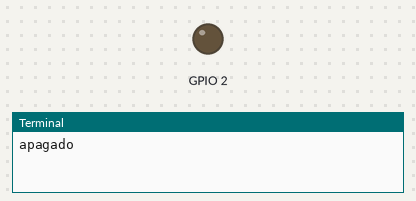
Recording of a program running on a simulated Raspberry Pi (BCM pin numbers). Parts: output pins drawn as LEDs (lit = HIGH), the last lines printed to the terminal. At 7.0 s the program stops and its outputs stay as they are.

Above: at 0.1 s.
At 5.1 s:
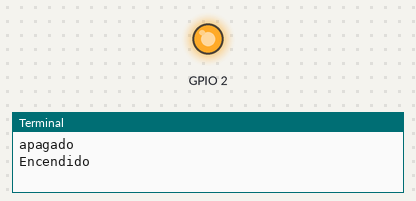
Timing chart, 0 to 8.5 s (numbered marks = the images above):
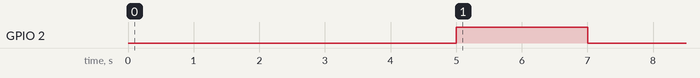

Measured:
- by itself, GPIO 2: LOW → HIGH at 5.0 s, → LOW 2.0 s later

The program:

1-encender_led.py
```python
from time import sleep
# Se importa la libreria
import RPi.GPIO as GPIO
# Se establece el modo de los pines
GPIO.setmode(GPIO.BCM)
#Configuración del pin a programar
GPIO.setup(2, GPIO.OUT)
# APAGAMOS EL LED
GPIO.output(2,GPIO.LOW)
print("apagado")
sleep(5)
GPIO.output(2, GPIO.HIGH)
print("Encendido")
sleep(2)
GPIO.output(2, GPIO.LOW)
print("apagado")
```
